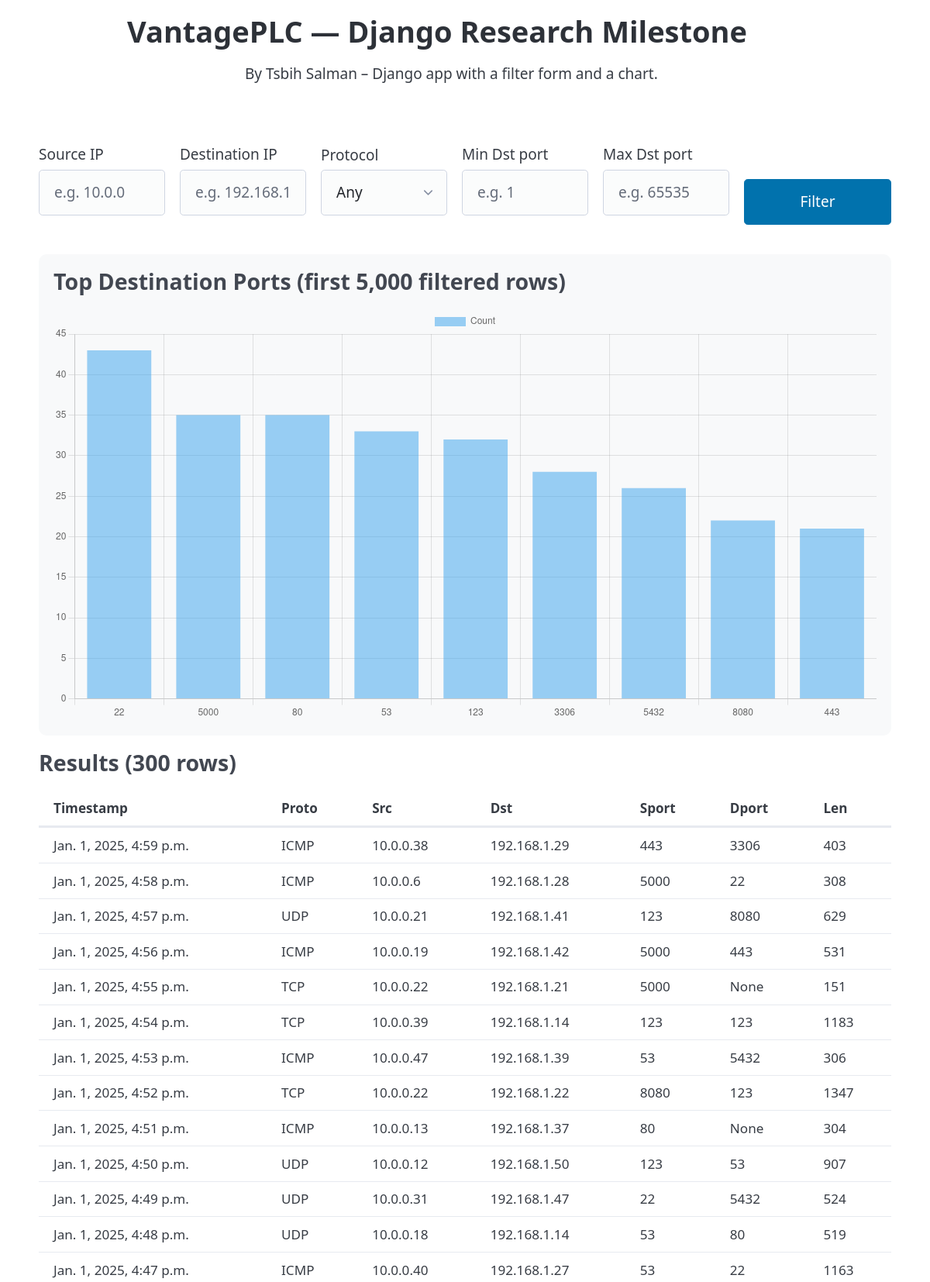
The page / (upper part) on the database its author committed.
### network/models.py (models this page shows, shortened)
class Record(models.Model):
    timestamp = models.DateTimeField()
    src_ip = models.CharField(max_length=64)
    dst_ip = models.CharField(max_length=64)
    proto = models.CharField(max_length=16, blank=True)
    src_port = models.IntegerField(null=True, blank=True)
    dst_port = models.IntegerField(null=True, blank=True)
    length = models.IntegerField(null=True, blank=True)

### network/views.py (the view, shortened to what this page needs)
# urls.py: path("", home, name="home"),
def home(request):
    form = FilterForm(request.GET or None)
    qs = Record.objects.all()
    top_ports = (
        qs.values("dst_port")
          .annotate(cnt=Count("id"))
          .order_by("-cnt")[:15]
    )
    chart_labels = [str(x["dst_port"]) for x in top_ports if x["dst_port"] is not None]
    chart_values = [x["cnt"] for x in top_ports if x["dst_port"] is not None]
    records = qs.order_by("-timestamp")[:200]
    count = qs.count()
    return render(request, "network/home.html", {
        "form": form,
        "records": records,
        "count": count,
        "chart_labels": chart_labels,
        "chart_values": chart_values,
    })

### network/forms.py
class FilterForm(forms.Form):
    src_ip = forms.CharField(
        required=False,
        label="Source IP",
        widget=forms.TextInput(attrs={"placeholder": "e.g. 10.0.0"})
    )
    dst_ip = forms.CharField(
        required=False,
        label="Destination IP",
        widget=forms.TextInput(attrs={"placeholder": "e.g. 192.168.1."})
    )
    proto = forms.ChoiceField(
        choices=PROTO_CHOICES,
        required=False,
        label="Protocol",
        help_text=""
    )
    min_port = forms.IntegerField(
        required=False, min_value=0, max_value=65535,
        label="Min Dst port",
        widget=forms.NumberInput(attrs={"placeholder": "e.g. 1"})
    )
    max_port = forms.IntegerField(
        required=False, min_value=0, max_value=65535,
        label="Max Dst port",
        widget=forms.NumberInput(attrs={"placeholder": "e.g. 65535"})
    )

### network/templates/network/home.html (shortened to what this page needs)
{% extends "base.html" %}
{% block content %}
<section>
  <form method="get" class="filter-form">
  <div class="form-grid">
    <label for="{{ form.src_ip.id_for_label }}">
      {{ form.src_ip.label }}<br>
      {{ form.src_ip }}
    </label>
    <label for="{{ form.dst_ip.id_for_label }}">
      {{ form.dst_ip.label }}<br>
      {{ form.dst_ip }}
    </label>
    <label for="{{ form.proto.id_for_label }}">
      {{ form.proto.label }}<br>
      {{ form.proto }}
    </label>
    <label for="{{ form.min_port.id_for_label }}">
      {{ form.min_port.label }}<br>
      {{ form.min_port }}
    </label>
    <label for="{{ form.max_port.id_for_label }}">
      {{ form.max_port.label }}<br>
      {{ form.max_port }}
    </label>
    <div class="btn-col">
      <button type="submit">Filter</button>
    </div>
  </div>
</form>
</section>
<section class="chart-wrap">
  <h3>Top Destination Ports (first 5,000 filtered rows)</h3>
  <canvas id="portsChart"></canvas>
</section>
<section>
  <h3>Results ({{ count }} rows)</h3>
  <div style="overflow-x:auto">
    <table>
      <thead>
        <tr>
          <th>Timestamp</th><th>Proto</th><th>Src</th><th>Dst</th><th>Sport</th><th>Dport</th><th>Len</th>
        </tr>
      </thead>
      <tbody>
        {% for r in records %}
        <tr>
          <td>{{ r.timestamp }}</td>
          <td>{{ r.proto }}</td>
          <td>{{ r.src_ip }}</td>
          <td>{{ r.dst_ip }}</td>
          <td>{{ r.src_port }}</td>
          <td>{{ r.dst_port }}</td>
          <td>{{ r.length }}</td>
        </tr>
        {% endfor %}
      </tbody>
    </table>
  </div>
</section>
<script>
const labels = {{ chart_labels|safe }};
const values = {{ chart_values|safe }};
const ctx = document.getElementById('portsChart').getContext('2d');
new Chart(ctx, {
  type: 'bar',
  data: { labels: labels, datasets: [{ label: 'Count', data: values }] },
  options: {
    responsive: true,
    plugins: { legend: { display: true } },
    scales: { y: { beginAtZero: true } }
  }
});
</script>
{% endblock %}

### network/templates/base.html (shortened to what this page needs)
<!doctype html>
<html lang="en">
<head>
  <link rel="stylesheet" href="https://cdn.jsdelivr.net/npm/@picocss/pico@2/css/pico.min.css">
</head>
<body>
  <main class="container">
    <header class="page-header">
      <h1>VantagePLC — Django Research Milestone</h1>
      <p class="secondary">By Tsbih Salman – Django app with a filter form and a chart.</p>
    </header>
    {% block content %}{% endblock %}
  </main>
</body>
</html>

### network/templates/base.html (style rules this page uses)
.container { max-width: 1100px; margin: auto; }
table { font-size: 0.9rem; }
.chart-wrap { padding: 1rem; background: #f8f9fa; border-radius: 10px; }
.page-header { padding-left: 6rem; }
.secondary { padding-left: 8rem; padding-bottom: 3rem; }

### network/templates/network/home.html (style rules this page uses)
.filter-form .form-grid { display: grid; grid-template-columns: repeat(5, minmax(0, 1fr)) 190px; gap: 1rem; align-items: end; }
.filter-form .btn-col { display: flex; flex-direction: column; gap: .5rem; }

### rows shown on the page
Record: timestamp "Jan. 1, 2025, 4:59 p.m.", proto "ICMP", src_ip "10.0.0.38", dst_ip "192.168.1.29", src_port "443", dst_port "3306", length "403"
Record: timestamp "Jan. 1, 2025, 4:58 p.m.", proto "ICMP", src_ip "10.0.0.6", dst_ip "192.168.1.28", src_port "5000", dst_port "22", length "308"
Record: timestamp "Jan. 1, 2025, 4:57 p.m.", proto "UDP", src_ip "10.0.0.21", dst_ip "192.168.1.41", src_port "123", dst_port "8080", length "629"
Record: timestamp "Jan. 1, 2025, 4:56 p.m.", proto "ICMP", src_ip "10.0.0.19", dst_ip "192.168.1.42", src_port "5000", dst_port "443", length "531"
Record: timestamp "Jan. 1, 2025, 4:55 p.m.", proto "TCP", src_ip "10.0.0.22", dst_ip "192.168.1.21", src_port "5000", dst_port "None", length "151"
Record: timestamp "Jan. 1, 2025, 4:54 p.m.", proto "TCP", src_ip "10.0.0.39", dst_ip "192.168.1.14", src_port "123", dst_port "123", length "1183"
Record: timestamp "Jan. 1, 2025, 4:53 p.m.", proto "ICMP", src_ip "10.0.0.47", dst_ip "192.168.1.39", src_port "53", dst_port "5432", length "306"
Record: timestamp "Jan. 1, 2025, 4:52 p.m.", proto "TCP", src_ip "10.0.0.22", dst_ip "192.168.1.22", src_port "8080", dst_port "123", length "1347"
Record: timestamp "Jan. 1, 2025, 4:51 p.m.", proto "ICMP", src_ip "10.0.0.13", dst_ip "192.168.1.37", src_port "80", dst_port "None", length "304"
Record: timestamp "Jan. 1, 2025, 4:50 p.m.", proto "UDP", src_ip "10.0.0.12", dst_ip "192.168.1.50", src_port "123", dst_port "53", length "907"
Record: timestamp "Jan. 1, 2025, 4:49 p.m.", proto "UDP", src_ip "10.0.0.31", dst_ip "192.168.1.47", src_port "22", dst_port "5432", length "524"
Record: timestamp "Jan. 1, 2025, 4:48 p.m.", proto "UDP", src_ip "10.0.0.18", dst_ip "192.168.1.14", src_port "53", dst_port "80", length "519"
Record: timestamp "Jan. 1, 2025, 4:47 p.m.", proto "ICMP", src_ip "10.0.0.40", dst_ip "192.168.1.27", src_port "53", dst_port "22", length "1163"

### other values the page prints
{{ count }} "300"
chart data {{ chart_labels|safe }} ['22', '5000', '80', '53', '123', '3306', '5432', '8080', '443']
chart data {{ chart_values|safe }} [43, 35, 35, 33, 32, 28, 26, 22, 21]
